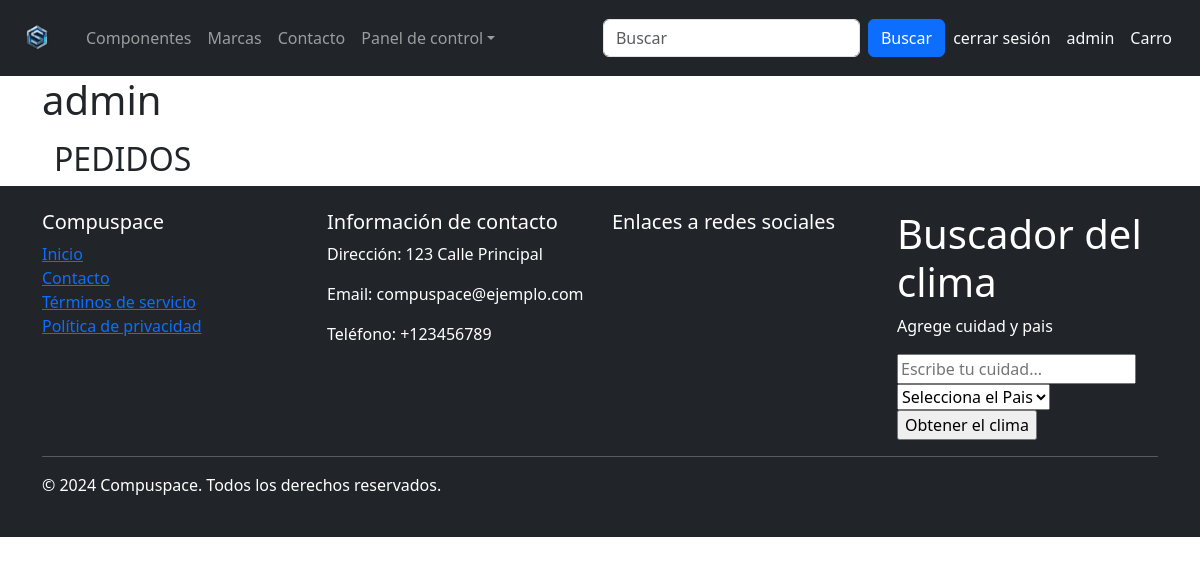
Page /usuario/ (signed in) on the earlier database version.
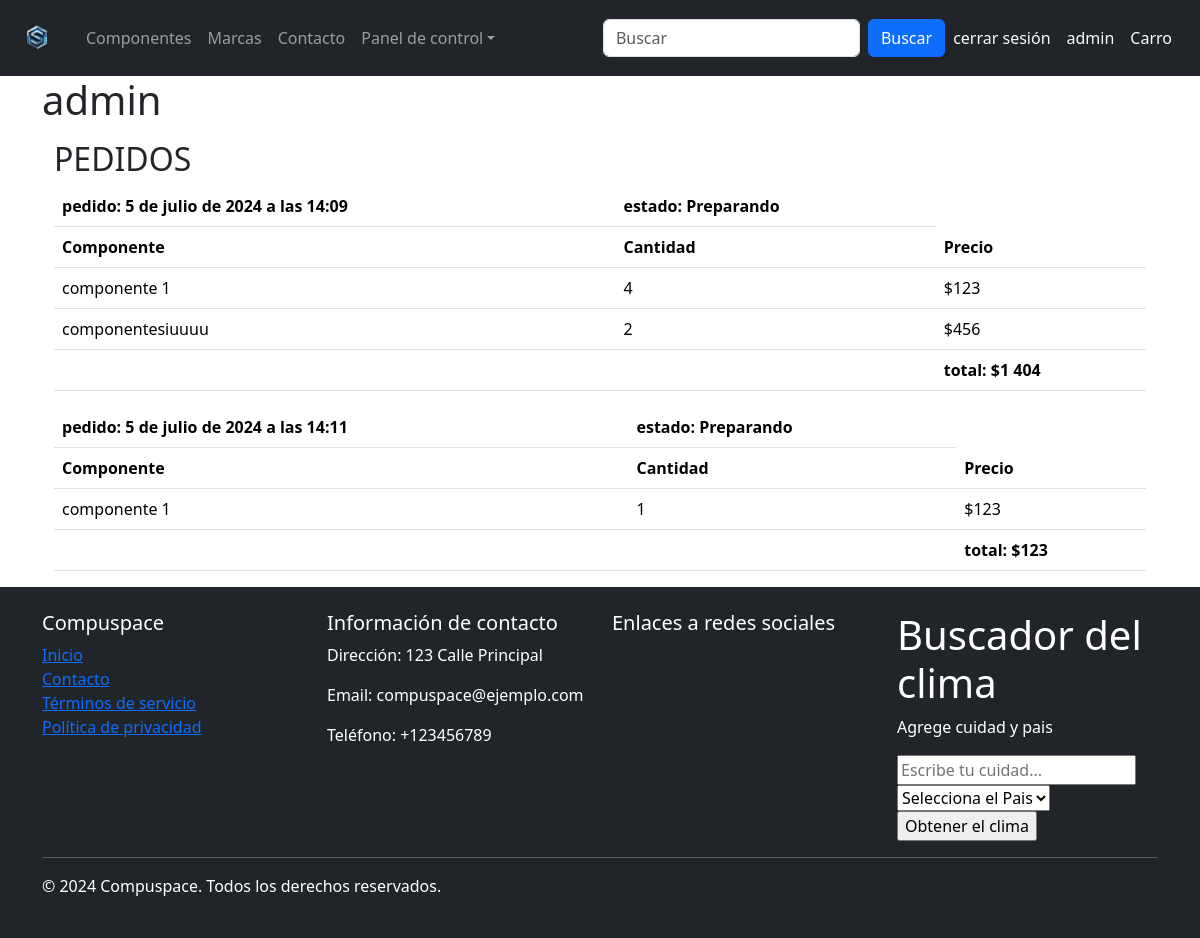
Same page on the later database version.
### aplicacionCompuSpace/models.py (models this page shows)
class User(AbstractUser):
    rut = models.CharField(max_length=50)
    email = models.EmailField(max_length=254)
    region = models.CharField(max_length=50, choices=REGIONES)
    comuna = models.CharField(max_length=50)
    direccion = models.CharField(max_length=50)

class pedido(models.Model):
    usuario = models.ForeignKey(User,on_delete=models.CASCADE)
    estado = models.CharField(max_length=50, choices=ESTADOS, default="Preparando")
    fecha = models.DateTimeField(default=timezone.now)
    totalprecio = models.IntegerField()

class elementoPedido(models.Model):
    componente = models.ForeignKey(componente,on_delete=models.CASCADE)
    pedido = models.ForeignKey(pedido,on_delete=models.CASCADE)
    precio = models.IntegerField()
    cantidad = models.IntegerField(default=1,validators=[MinValueValidator(0)])

class componente(models.Model):
    nombre = models.CharField(max_length=50)
    marca = models.CharField(max_length=50, choices=MARCAS)
    precio = models.IntegerField(validators=[MinValueValidator(0)])
    stock = models.IntegerField(validators=[MinValueValidator(0)])

### aplicacionCompuSpace/views.py (the view)
# urls.py: path('usuario/', usuario,name='usuario')
def usuario(request):
    pedidos = pedido.objects.filter(usuario = request.user)
    elementosPedidos = elementoPedido.objects.select_related('componente').all()
    datos={
        'pedidos':pedidos,
        'elementos':elementosPedidos
    }
    return render(request,'aplicacion/usuario.html',datos)

### aplicacionCompuSpace/templates/aplicacion/usuario.html (shortened to what this page needs)
{% extends "plantillas/base.html" %}
{% load static %}
{% load humanize %}
{% load crispy_forms_tags %}
{% block contenido %}
    <div class="container">
        <h1>{{user.username}}</h1>
        <div class="container">
            <h2>PEDIDOS</h2>
            {% for pedido in pedidos %}
            <table class="table">
                <thead>
                    <tr>
                      <th>pedido: {{pedido.fecha}}</th>
                      <th>estado: {{pedido.estado}}</th>
                    </tr>
                  </thead>
                <thead>
                  <tr>
                    <th>Componente</th>
                    <th>Cantidad</th>
                    <th>Precio</th>
                  </tr>
                </thead>
                <tbody>
                  {% for elemento in elementos %}
                  {% if elemento.pedido == pedido %}
                  <tr>
                    <td>{{elemento.componente.nombre}}</td>
                    <td>{{elemento.cantidad}}</td>
                    <td>${{elemento.precio | intcomma}}</td>
                  </tr>
                  {% endif %}
                  {%endfor%}
                  <tr>
                    <th></th>
                    <th></th>
                    <th>total: ${{pedido.totalprecio | intcomma}}</th>
                  </tr>
                </tbody>
              </table>
            {% endfor %}
        </div>
    </div>
{% endblock contenido %}

### aplicacionCompuSpace/templates/plantillas/base.html (shortened to what this page needs)
{% load static %}
<!DOCTYPE html>
<html lang="es">
<head>
    {% load bootstrap5 %}
    {% bootstrap_css %}
</head>
<body>
    <nav class="navbar navbar-expand-md navbar-dark bg-dark">
        <div class="container-fluid">
            <a class="navbar-brand" href="{% url 'index' %}">
                <img src="{% static "img/compuspace.png" %}" alt="Avatar Logo" style="width:50px;" class="rounded-pill">
            </a>
            <div class="collapse navbar-collapse" id="mynavbar">
                <ul class="navbar-nav me-auto">
                    <li class="nav-item">
                        <a class="nav-link" href="componentes.html">Componentes</a>
                    </li>
                    <li class="nav-item">
                        <a class="nav-link" href="marcas.html">Marcas</a>
                    </li>
                    <li class="nav-item">
                        <a class="nav-link" href="contato.html">Contacto</a>
                    </li>
                    {% if user.is_authenticated %}
                    <li class="nav-item dropdown">
                        <a class="nav-link dropdown-toggle" href="#" id="dropdownId" data-bs-toggle="dropdown"
                            aria-haspopup="true" aria-expanded="false">Panel de control</a>
                    </li>
                    {% endif %}
                </ul>
                <form class="d-flex ">
                    <input class="form-control me-2 " type="text" placeholder="Buscar">
                    <button class="btn btn-primary" type="button">Buscar</button>
                </form>
                <ul class="navbar-nav me-2">
                    {% if user.is_authenticated %}
                    <li>
                        <span id="sesionlink"><a class="nav-link text-light sesiontext" href="{% url "logout" %}">cerrar
                                sesión</a></span>
                    </li>
                    <li>
                        <span id="sesionlink"><a class="nav-link text-light sesiontext" href="{% url "usuario" %}">{{user.username}}</a></span>
                    </li>
                    <li>
                        <span id="sesionlink"><a class="nav-link text-light sesiontext"
                                href="{% url "carroCompras" %}">Carro</a></span>
                    </li>
                    {% else %}
                    <li>
                        <span id="sesionlink"><a class="nav-link text-light sesiontext" href="{% url "login" %}">Iniciar
                                sesión</a></span>
                    </li>
                    {% endif %}
                </ul>
            </div>
        </div>
    </nav>
    {% block contenido %}
    {% endblock contenido %}
    <footer class="bg-dark text-white">
        <div class="container py-4">
            <div class="row">
                <div class="col-md-3">
                    <h5>Compuspace</h5>
                    <ul class="list-unstyled">
                        <li><a href="index.html">Inicio</a></li>
                        <li><a href="contato.html">Contacto</a></li>
                        <li><a href="terminoycondiciones.html">Términos de servicio</a></li>
                        <li><a href="#">Política de privacidad</a></li>
                    </ul>
                </div>
                <div class="col-md-3">
                    <h5>Información de contacto</h5>
                    <p>Dirección: 123 Calle Principal</p>
                    <p>Email: compuspace@ejemplo.com</p>
                    <p>Teléfono: +123456789</p>
                </div>
                <div class="col-md-3">
                    <h5>Enlaces a redes sociales</h5>
                    <ul class="list-inline">
                    </ul>
                </div>
                <div class="col-md-3">
                    <section class="weather-content">
                        <h1>Buscador del clima</h1>
                        <div class="result">
                            <p>Agrege cuidad y pais</p>
                        </div>
                        <form action="" method="POST" class="get-weather">
                            <input type="text" name="city" id="city" placeholder="Escribe tu cuidad...">
                            <select name="" id="country">
                                <option disabled selected value="">Selecciona el Pais</option>
                            </select>
                            <input type="submit" name="" id="" value="Obtener el clima">
                        </form>
                    </section>
                </div>
            </div>
            <hr>
            <div class="row">
                <div class="col-md-6">
                    <p>© 2024 Compuspace. Todos los derechos reservados.</p>
                </div>
                <div class="col-md-6 text-md-right">
                </div>
            </div>
        </div>
    </footer>
</body>
</html>

Differences in the rows shown:
added pedido: fecha "5 de julio de 2024 a las 14:09", estado "Preparando", totalprecio "1 404"
added elementoPedido: componente.nombre "componente 1", cantidad "4", precio "123", shown under "5 de julio de 2024 a las 14:09"
added elementoPedido: componente.nombre "componentesiuuuu", cantidad "2", precio "456", shown under "5 de julio de 2024 a las 14:09"
added pedido: fecha "5 de julio de 2024 a las 14:11", estado "Preparando", totalprecio "123"
added elementoPedido: componente.nombre "componente 1", cantidad "1", precio "123", shown under "5 de julio de 2024 a las 14:11"
